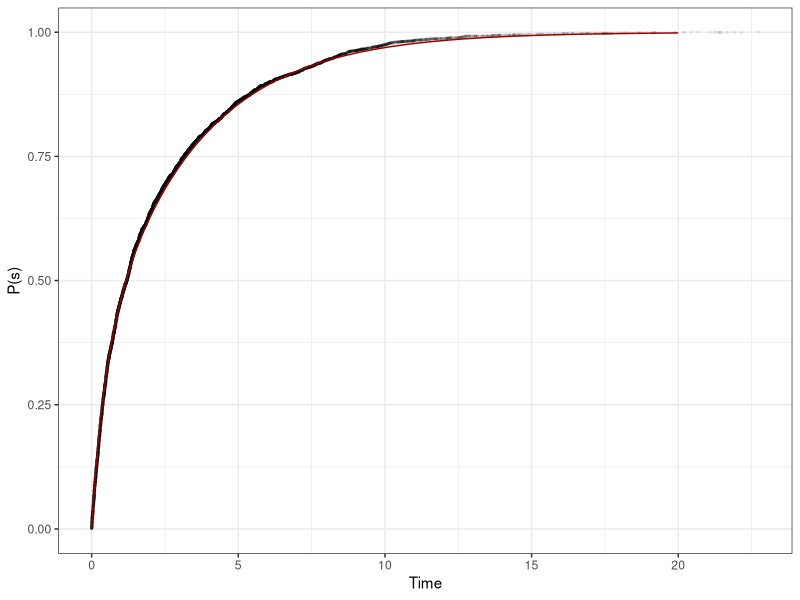
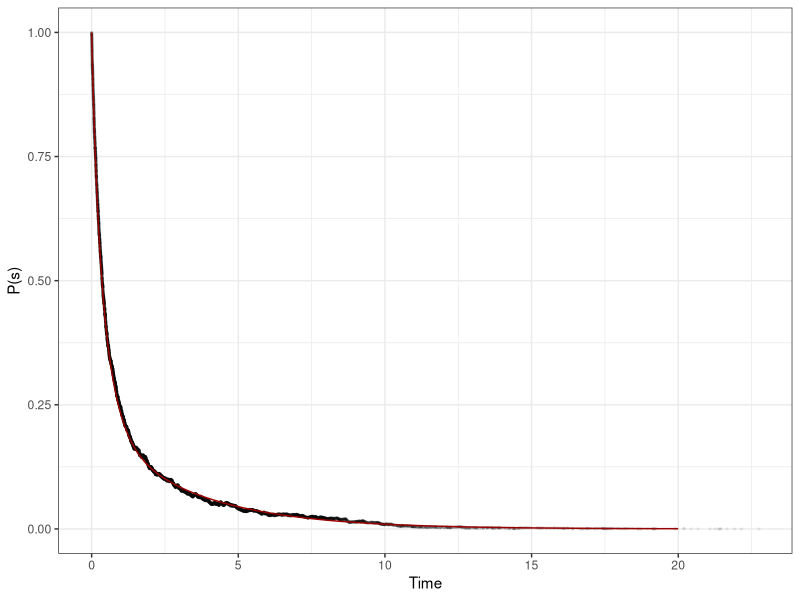
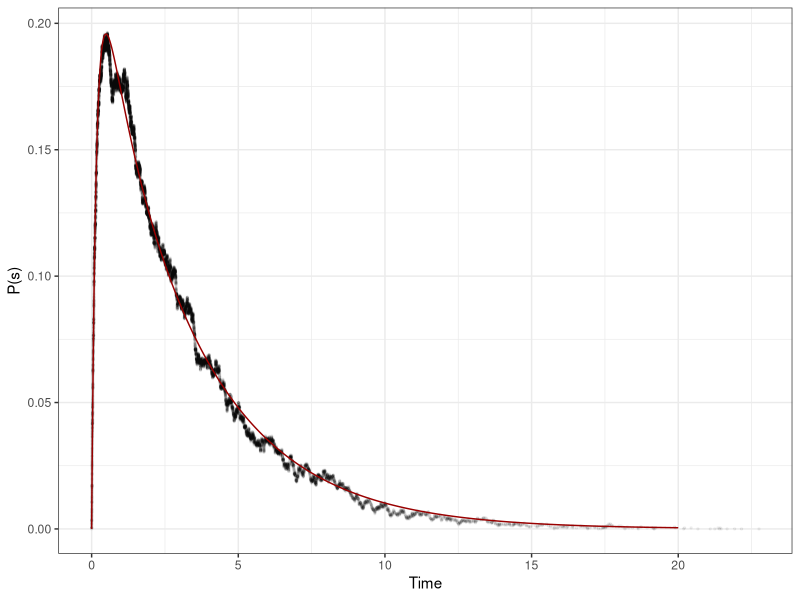
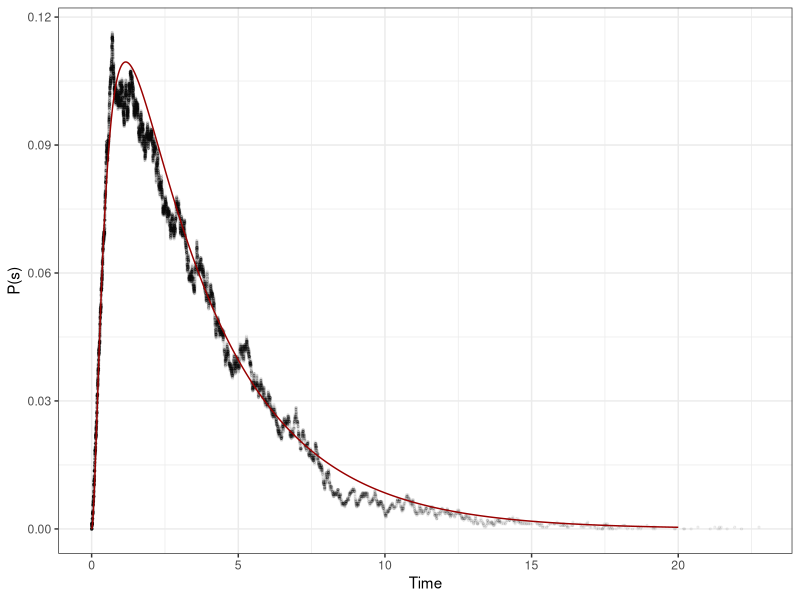
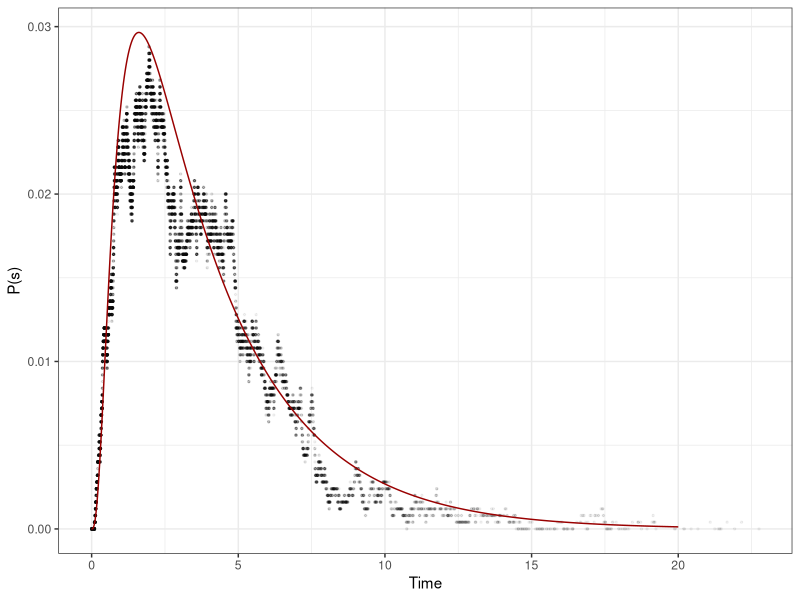

The R script that drew these images, in order:
t_max <- 20
library(deSolve)

# #### S_4 ME ####
# s4me <- function(t, y, parms) {
#   with(as.list(c(y,parms)), {
#     dy1 <- g * (y[2] + y[3] + y[4] + y[5])
#     dy2 <- g * (y[6] + y[7] + y[8]) - (3 * b + g) * y[2]
#     dy3 <- g * (y[6] + y[9] + y[10]) - (b + g) * y[3]
#     dy4 <- g * (y[7] + y[9] + y[11]) - (b + g) * y[4]
#     dy5 <- g * (y[8] + y[10] + y[11]) - (b + g) * y[5]
#     dy6 <- b * (y[2] + y[3]) + g * (y[12] + y[13]) - 2 * (b + g) * y[6]
#     dy7 <- b * (y[2] + y[4]) + g * (y[12] + y[14]) - 2 * (b + g) * y[7]
#     dy8 <- b * (y[2] + y[5]) + g * (y[13] + y[14]) - 2 * (b + g) * y[8]
#     dy9 <- g * (y[12] + y[17]) - 2 * (b + g) * y[9]
#     dy10 <- g * (y[13] + y[17]) - 2 * (b + g) * y[10]
#     dy11 <- g * (y[14] + y[17]) - 2 * (b + g) * y[11]
#     dy12 <- b * (y[6] + y[7] + 2 * y[9]) + g * y[16] - (b + 3 * g) * y[12]
#     dy13 <- b * (y[6] + y[8] + 2 * y[10]) + g * y[16] - (b + 3 * g) * y[13]
#     dy14 <- b * (y[7] + y[8] + 2 * y[11]) + g * y[16] - (b + 3 * g) * y[14]
#     dy15 <- g * y[16] - (b + 3 * g) * y[15]
#     dy16 <- b * (y[12] + y[13] + y[14] + 3 * y[15]) - 4 * g * y[16]
#     list(c(dy1, dy2, dy3, dy4, dy5, dy6, dy7, dy8, dy9, dy10, dy11, dy12, dy13, dy14, dy15, dy16))
#   })
# }
# yini <- c(y1 = 0, y2 = 0.25, y3 = 0.25, y4 = 0.25, y5 = 0.25, y6 = 0, y7 = 0, y8 = 0, y9 = 0, y10 = 0, y11 = 0, y12 = 0, y13 = 0, y14 = 0, y15 = 0, y16 = 0)
# parms <- c(b=1, g=1)
# times <- seq(from = 0, to = t_max, by = 0.01)
# s4 <- ode (times = times, y = yini, func = s4me, parms = parms)
# s4 <- as.data.frame(s4)

#### S_4 LME ####
s4lme <- function(t, y, parms) {
  with(as.list(c(y,parms)), {
    dy1 <- g * (y[2] + y[3])
    dy2 <- g * y[4] - (3 * b + g) * y[2]
    dy3 <- g * (y[4] + 2 * y[5]) - (g + b) * y[3]
    dy4 <- b * (3 * y[2] + y[3]) + 2 * g * y[6] - 2 * (b + g) * y[4]
    dy5 <- g * (y[6] + y[7]) - 2 * (b + g) * y[5]
    dy6 <- 2 * b * (y[4] + y[5]) + 3 * g * y[8] - (b + 3 * g) * y[6]
    dy7 <- g * y[8] - (b + 3 * g) * y[7]
    dy8 <- b * (y[6] + 3 * y[7]) - 4 * g * y[8]
    list(c(dy1, dy2, dy3, dy4, dy5, dy6, dy7, dy8))
  })
}
yini <- c(y1 = 0, y2 = 0.25, y3 = 0.75, y4 = 0, y5 = 0, y6 = 0, y7 = 0, y8 = 0)
parms <- c(b=1, g=1)
times <- seq(from = 0, to = t_max, by = 0.01)
s4l <- ode (times = times, y = yini, func = s4lme, parms = parms)
s4l <- as.data.frame(s4l)

### Simulation data

R <- 2500
# Import data, make workable dataframe
mydata <- as.data.frame(read.table("../output/s4_output.txt"))
colnames(mydata) <- c("t", "state")
mydata$state <- strtoi(mydata$state,base = 2)

# Sort data by time
data_sorted <- mydata[order(mydata$t),]

# Find unique times
times_unique <- unique(data_sorted$t)

# Make data frame into whcih we can output our data
df <- data.frame(matrix(nrow = length(times_unique),ncol = 17))
colnames(df) <- c("t", "s0", "s1", "s2", "s3", "s4", "s5", "s6", "s7", "s8", "s9", "s10", "s11", "s12", "s13", "s14", "s15")
df$t <- times_unique

# Sorted data for which t == 0 
myrows <- which(mydata$t == df[1, 1])
states_cur <- mydata[myrows, 2]

# Populate first row
for (i in 0:15) {
  df[1, i+2] <- length(which(states_cur == i))
}

# Populate subsequent rows, accounting for changes
for (i in 2:length(times_unique)) {
  myrows <- which(mydata$t == df[i, 1])
  states_cur <- mydata[myrows, 2]
  states_prev <- mydata[myrows - 1, 2]
  df[i, 2:17] <- df[i-1, 2:17]
  for (j in 1:length(states_cur)) {
    df[i, states_cur[j]+2] <- df[i, states_cur[j]+2] + 1
    df[i, states_prev[j]+2] <- df[i, states_prev[j]+2] - 1
  }
}

# Scale for number of realisations
df[,2:17] <- df[2:17]/R

df2 <- data.frame(matrix(nrow = length(times_unique),ncol = 6))
colnames(df2) <- c("t", "s0", "s1", "s2", "s3", "s4")
df2$t <- df$t
df2$s0 <- df$s0
df2$s1 <- df$s1 + df$s2 + df$s4 + df$s8
df2$s2 <- df$s3 + df$s5 + df$s9 + df$s6 + df$s10 + df$s12
df2$s3 <- df$s7 + df$s11 + df$s13 + df$s14
df2$s4 <- df$s15

s4l2 <- data.frame(matrix(nrow = length(s4l$time),ncol = 6))
colnames(s4l2) <- c("t", "s0", "s1", "s2", "s3", "s4")
s4l2$t <- s4l$time
s4l2$s0 <- s4l$y1
s4l2$s1 <- s4l$y2 + s4l$y3
s4l2$s2 <- s4l$y4 + s4l$y5
s4l2$s3 <- s4l$y6 + s4l$y7
s4l2$s4 <- s4l$y8

pdf("./sis_s4_0.pdf")
library(ggplot2)
ggplot(df2, aes(t, s0)) +
  geom_point(aes(colour = "Simulation"), size = 0.5, alpha = 0.05) +
  geom_line(data = s4l2, aes(x=t, y=s0 , colour="Numerical")) +
  xlab("Time") +
  ylab("P(s)") +
  scale_color_manual(values=c("#990000", "#000000")) +
  theme_bw() +
  theme(legend.position="none")
dev.off()

pdf("./sis_s4_1.pdf")
library(ggplot2)
ggplot(df2, aes(t, s1)) +
  geom_point(aes(colour = "Simulation"), size = 0.5, alpha = 0.05) +
  geom_line(data = s4l2, aes(x=t, y=s1 , colour="Numerical")) +
  xlab("Time") +
  ylab("P(s)") +
  scale_color_manual(values=c("#990000", "#000000")) +
  theme_bw() +
  theme(legend.position="none")
dev.off()

pdf("./sis_s4_2.pdf")
library(ggplot2)
ggplot(df2, aes(t, s2)) +
  geom_point(aes(colour = "Simulation"), size = 0.5, alpha = 0.05) +
  geom_line(data = s4l2, aes(x=t, y=s2 , colour="Numerical")) +
  xlab("Time") +
  ylab("P(s)") +
  scale_color_manual(values=c("#990000", "#000000")) +
  theme_bw() +
  theme(legend.position="none")
dev.off()

pdf("./sis_s4_3.pdf")
library(ggplot2)
ggplot(df2, aes(t, s3)) +
  geom_point(aes(colour = "Simulation"), size = 0.5, alpha = 0.05) +
  geom_line(data = s4l2, aes(x=t, y=s3 , colour="Numerical")) +
  xlab("Time") +
  ylab("P(s)") +
  scale_color_manual(values=c("#990000", "#000000")) +
  theme_bw() +
  theme(legend.position="none")
dev.off()

pdf("./sis_s4_4.pdf")
library(ggplot2)
ggplot(df2, aes(t, s4)) +
  geom_point(aes(colour = "Simulation"), size = 0.5, alpha = 0.05) +
  geom_line(data = s4l2, aes(x=t, y=s4 , colour="Numerical")) +
  xlab("Time") +
  ylab("P(s)") +
  scale_color_manual(values=c("#990000", "#000000")) +
  theme_bw() +
  theme(legend.position="none")
dev.off()
